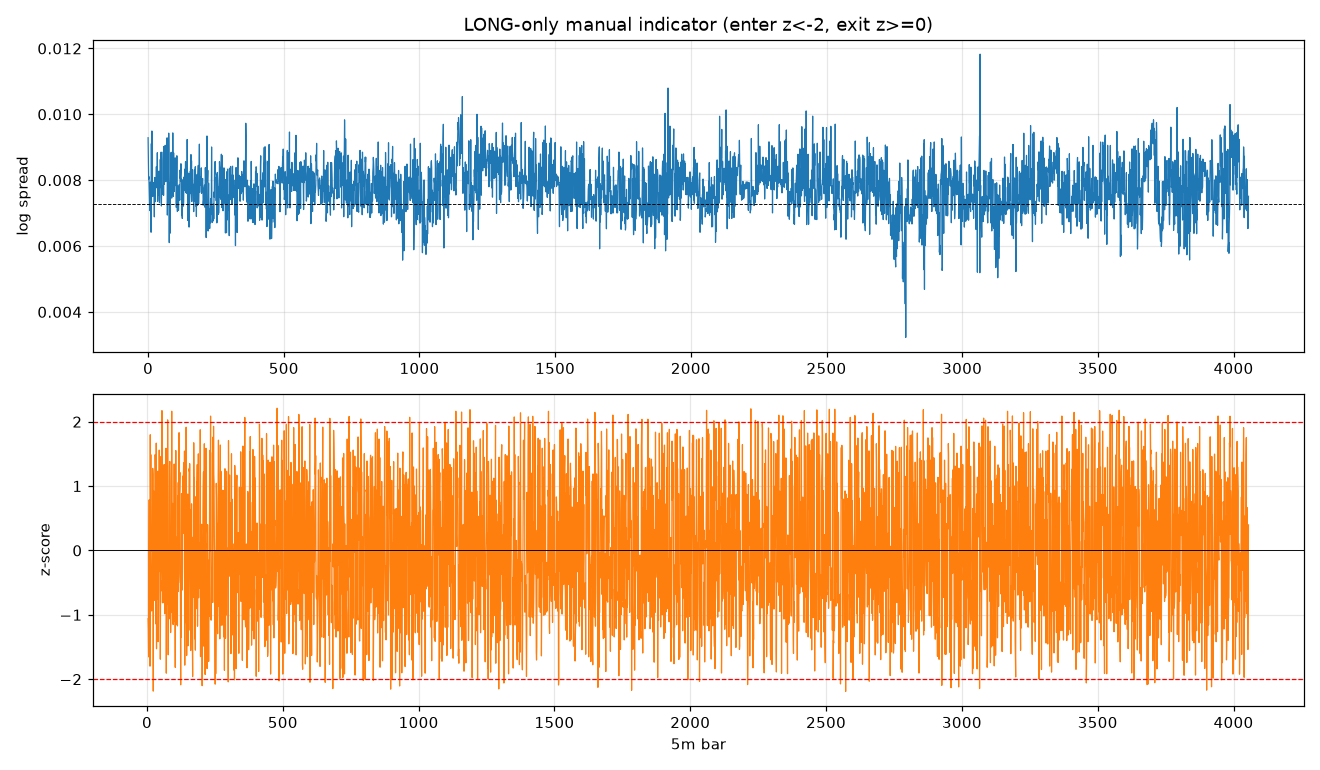

Source code (Python):
#!/usr/bin/env python3
"""
LIVE-REFRESH manual trading indicator — LONG side only, intraday 5-min (Yahoo).
Strategy: spread = ln(PA) - ln(PB), rolling z-score.
  ENTER LONG when z < -2   (spread stretched LOW -> buy the gap: BUY BANKBEES / SELL SETFNIFBK)
  EXIT        when z >= 0  (spread back to average)
Refreshes in place every REFRESH_SECS. Run with --once for a single snapshot.
"""
import math
import os
import sys
import time
from collections import deque
from datetime import datetime

import matplotlib
matplotlib.use("Agg")
import matplotlib.pyplot as plt
import yfinance as yf

PAIR_A, PAIR_B = "BANKBEES.NS", "SETFNIFBK.NS"
WINDOW = 6            # 6 x 5min = 30min lookback (mirrors live 60 x 30s)
WARMUP = 5
ENTRY_Z = 2.0         # enter LONG when z < -ENTRY_Z
EXIT_Z = 0.0          # exit LONG when z >= EXIT_Z
REFRESH_SECS = 60
CAPITAL = 10000.0     # 5000..20000 for qty suggestion
PERIOD, INTERVAL = "60d", "5m"
PNG = "backtesting/indicator_live.png"
ONCE = "--once" in sys.argv


def clear():
    print("\033[H\033[J", end="", flush=True)


def fetch():
    a = yf.Ticker(PAIR_A).history(period=PERIOD, interval=INTERVAL, auto_adjust=True)
    b = yf.Ticker(PAIR_B).history(period=PERIOD, interval=INTERVAL, auto_adjust=True)
    df = a["Close"].rename("pa").to_frame().join(b["Close"].rename("pb"), how="inner").dropna()
    return df


def compute(df):
    h = deque(maxlen=WINDOW)
    zs, sp = [], []
    for i in range(len(df)):
        s = math.log(df["pa"].iloc[i]) - math.log(df["pb"].iloc[i])
        h.append(s)
        sp.append(s)
        if len(h) < WARMUP:
            zs.append(float("nan"))
            continue
        m = sum(h) / len(h)
        v = sum((x - m) ** 2 for x in h) / len(h)
        zs.append((s - m) / max(math.sqrt(v), 1e-4))
    return zs, sp


LADDER = "\u2581\u2582\u2583\u2584\u2585\u2586\u2587\u2588"  # low..high blocks


def sparkline(vals, lo=-3.0, hi=3.0):
    out = []
    for z in vals:
        if math.isnan(z):
            out.append("\u00b7")
            continue
        t = max(0.0, min(1.0, (z - lo) / (hi - lo)))
        out.append(LADDER[int(round(t * (len(LADDER) - 1)))])
    return "".join(out)


def render(df):
    zs, sp = compute(df)
    pa, pb = df["pa"].iloc[-1], df["pb"].iloc[-1]
    z = zs[-1]
    spread = sp[-1]
    h = list(sp[-WINDOW:])
    mean = sum(h) / len(h)
    var = sum((x - mean) ** 2 for x in h) / len(h)
    std = max(math.sqrt(var), 1e-4)
    qty = max(int(CAPITAL / (pa + pb)), 1)

    now = datetime.now().strftime("%Y-%m-%d %H:%M:%S")
    clear()
    print("=== LIVE LONG-ONLY INDICATOR — BANKBEES vs SETFNIFBK (5-min) ===")
    print(f"as of {now}  |  refresh {REFRESH_SECS}s  |  window={WINDOW} (~30min)  |  capital=₹{CAPITAL:,.0f}")
    print(f"BANKBEES={pa:.2f}  SETFNIFBK={pb:.2f}  spread(ln)={spread:.6f}")
    print(f"spread mean={mean:.6f}  std={std:.6f}  z={z:+.2f}  "
          f"qty suggestion={qty} (₹{qty*(pa+pb):,.0f} notional)")
    print("-" * 58)
    if math.isnan(z):
        print("STATUS: WARMING UP (need >= 5 bars)")
    elif z < -ENTRY_Z:
        print(f"STATUS: ENTER LONG ZONE  ->  BUY {qty} BANKBEES / SELL {qty} SETFNIFBK   (z={z:+.2f} < -2)")
    elif z < EXIT_Z:
        print(f"STATUS: ENTRY-APPROACH  (z={z:+.2f}; LONG only fires below -2)")
    else:
        print(f"STATUS: NEUTRAL  (z={z:+.2f} >= 0; no LONG signal)")
    print("-" * 58)
    print(f"z history (last 60 bars):")
    print("  " + sparkline(zs[-60:]))
    print("  scale: " + "\u2581" + "=-3  " + "\u2583" + "=-2 (enter)  " + "\u2585" +
          "=-0.3  " + "\u2588" + "=+3   (exit LONG at z>=0)")
    return z, qty, pa, pb


def save_png(df, zs, sp):
    x = list(range(len(df)))
    fig, ax = plt.subplots(2, 1, figsize=(12, 7))
    ax[0].plot(x, sp, color="tab:blue", lw=0.8)
    ax[0].set_ylabel("log spread")
    ax[0].axhline(sum(sp[-WINDOW:]) / len(sp[-WINDOW:]), color="k", ls="--", lw=0.6)
    ax[0].grid(alpha=0.3)
    ax[1].plot(x, zs, color="tab:orange", lw=0.8)
    ax[1].axhline(0, color="k", lw=0.6)
    ax[1].axhline(-ENTRY_Z, color="r", ls="--", lw=0.8)
    ax[1].axhline(ENTRY_Z, color="r", ls="--", lw=0.8)
    ax[1].set_ylabel("z-score")
    ax[1].set_xlabel(f"{INTERVAL} bar")
    ax[1].grid(alpha=0.3)
    ax[0].set_title("LONG-only manual indicator (enter z<-2, exit z>=0)")
    plt.tight_layout()
    plt.savefig(PNG, dpi=110)
    plt.close(fig)


def main():
    try:
        df = fetch()
    except Exception as e:
        print(f"fetch error: {e}")
        return
    zs, sp = compute(df)
    render(df)
    save_png(df, zs, sp)
    print(f"chart saved: {PNG}")
    if ONCE:
        return
    while True:
        try:
            time.sleep(REFRESH_SECS)
            df = fetch()
            zs, sp = compute(df)
            render(df)
            save_png(df, zs, sp)
        except KeyboardInterrupt:
            print("\nstopped")
            break
        except Exception as e:
            print(f"refresh error: {e}")


if __name__ == "__main__":
    main()
